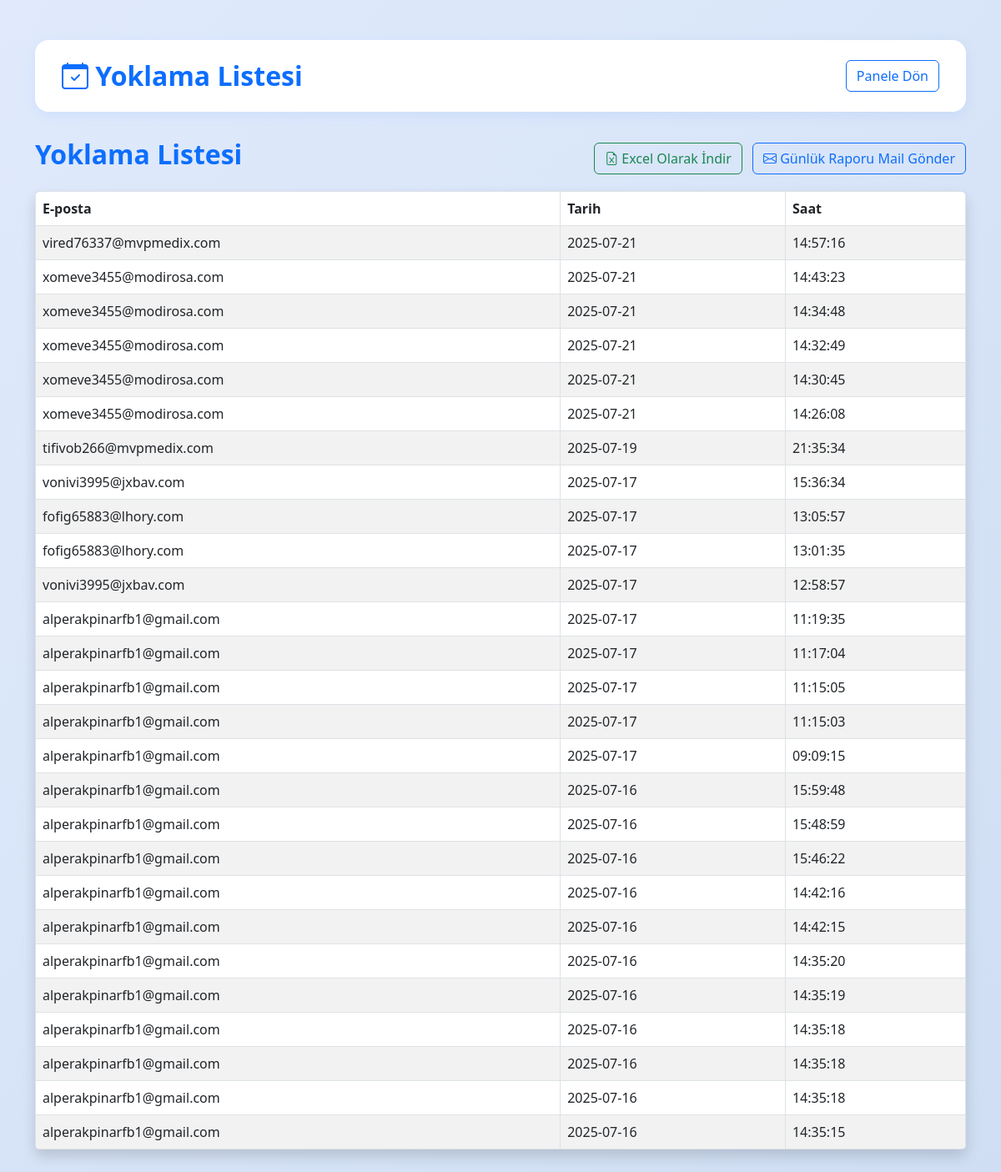
/yoklama (signed in), run on the app's committed database.
### tables this page shows
CREATE TABLE yoklama (
        id INTEGER PRIMARY KEY AUTOINCREMENT,
        email TEXT,
        tarih TEXT,
        saat TEXT
    );

### app.py (the view)
@app.route('/yoklama')
def yoklama():
    if not session.get('logged_in'):
        return redirect(url_for('login'))
    conn = get_db_connection()
    yoklamalar = conn.execute('SELECT * FROM yoklama ORDER BY tarih DESC, saat DESC').fetchall()
    conn.close()
    return render_template('yoklama.html', yoklamalar=yoklamalar)

### app.py (called while the page is built)
def get_db_connection():
    conn = sqlite3.connect('personel.db')
    conn.row_factory = sqlite3.Row  # dict gibi erişim için
    return conn

### templates/yoklama.html (shortened to what this page needs)
<!DOCTYPE html>
<html lang="tr">
<head>
    <link href="https://cdn.jsdelivr.net/npm/bootstrap@5.3.0/dist/css/bootstrap.min.css" rel="stylesheet">
</head>
<body>
    <div class="container py-5">
        <div class="dashboard-header d-flex justify-content-between align-items-center">
            <h2 class="mb-0 fw-bold text-primary">
                <i class="bi bi-calendar-check"></i> Yoklama Listesi
            </h2>
            <a href="{{ url_for('dashboard') }}" class="btn btn-outline-primary">Panele Dön</a>
        </div>
        <div class="d-flex justify-content-between align-items-center mb-3">
            <h2 class="fw-bold text-primary">Yoklama Listesi</h2>
            <div>
                <a href="{{ url_for('yoklama_excel') }}" class="btn btn-outline-success me-2">
                    <i class="bi bi-file-earmark-excel"></i> Excel Olarak İndir
                </a>
                <a href="{{ url_for('gunluk_rapor_gonder') }}" class="btn btn-outline-primary">
                    <i class="bi bi-envelope"></i> Günlük Raporu Mail Gönder
                </a>
            </div>
        </div>
        {% if yoklamalar %}
            <div class="table-responsive shadow rounded">
                <table class="table table-bordered table-striped align-middle mb-0">
                    <thead>
                        <tr>
                            <th>E-posta</th>
                            <th>Tarih</th>
                            <th>Saat</th>
                        </tr>
                    </thead>
                    <tbody>
                        {% for y in yoklamalar %}
                        <tr>
                            <td>{{ y['email'] }}</td>
                            <td>{{ y['tarih'] }}</td>
                            <td>{{ y['saat'] }}</td>
                        </tr>
                        {% endfor %}
                    </tbody>
                </table>
            </div>
        {% else %}
            <div class="alert alert-info mt-4">Henüz yoklama kaydı yok.</div>
        {% endif %}
    </div>
    <link rel="stylesheet" href="https://cdn.jsdelivr.net/npm/bootstrap-icons@1.11.3/font/bootstrap-icons.min.css">
</body>
</html>

### templates/yoklama.html (style rules this page uses)
body { background: linear-gradient(135deg, #e0eafc 0%, #cfdef3 100%); min-height: 100vh; }
.table thead { background: #0d6efd; color: #fff; }
.dashboard-header { background: #fff; border-radius: 16px; box-shadow: 0 4px 16px 0 rgba(13,110,253,0.08); padding: 24px 32px; margin-bottom: 32px; }

### data on the page
yoklama: email "vired76337@mvpmedix.com", tarih "2025-07-21", saat "14:57:16"
yoklama: email "xomeve3455@modirosa.com", tarih "2025-07-21", saat "14:43:23"
yoklama: email "xomeve3455@modirosa.com", tarih "2025-07-21", saat "14:34:48"
yoklama: email "xomeve3455@modirosa.com", tarih "2025-07-21", saat "14:32:49"
yoklama: email "xomeve3455@modirosa.com", tarih "2025-07-21", saat "14:30:45"
yoklama: email "xomeve3455@modirosa.com", tarih "2025-07-21", saat "14:26:08"
yoklama: email "tifivob266@mvpmedix.com", tarih "2025-07-19", saat "21:35:34"
yoklama: email "vonivi3995@jxbav.com", tarih "2025-07-17", saat "15:36:34"
yoklama: email "fofig65883@lhory.com", tarih "2025-07-17", saat "13:05:57"
yoklama: email "fofig65883@lhory.com", tarih "2025-07-17", saat "13:01:35"
yoklama: email "vonivi3995@jxbav.com", tarih "2025-07-17", saat "12:58:57"
yoklama: email "alperakpinarfb1@gmail.com", tarih "2025-07-17", saat "11:19:35"
yoklama: email "alperakpinarfb1@gmail.com", tarih "2025-07-17", saat "11:17:04"
yoklama: email "alperakpinarfb1@gmail.com", tarih "2025-07-17", saat "11:15:05"
yoklama: email "alperakpinarfb1@gmail.com", tarih "2025-07-17", saat "11:15:03"
yoklama: email "alperakpinarfb1@gmail.com", tarih "2025-07-17", saat "09:09:15"
yoklama: email "alperakpinarfb1@gmail.com", tarih "2025-07-16", saat "15:59:48"
yoklama: email "alperakpinarfb1@gmail.com", tarih "2025-07-16", saat "15:48:59"
yoklama: email "alperakpinarfb1@gmail.com", tarih "2025-07-16", saat "15:46:22"
yoklama: email "alperakpinarfb1@gmail.com", tarih "2025-07-16", saat "14:42:16"
yoklama: email "alperakpinarfb1@gmail.com", tarih "2025-07-16", saat "14:42:15"
yoklama: email "alperakpinarfb1@gmail.com", tarih "2025-07-16", saat "14:35:20"
yoklama: email "alperakpinarfb1@gmail.com", tarih "2025-07-16", saat "14:35:19"
yoklama: email "alperakpinarfb1@gmail.com", tarih "2025-07-16", saat "14:35:18"
yoklama: email "alperakpinarfb1@gmail.com", tarih "2025-07-16", saat "14:35:18"
yoklama: email "alperakpinarfb1@gmail.com", tarih "2025-07-16", saat "14:35:18"
yoklama: email "alperakpinarfb1@gmail.com", tarih "2025-07-16", saat "14:35:15"
